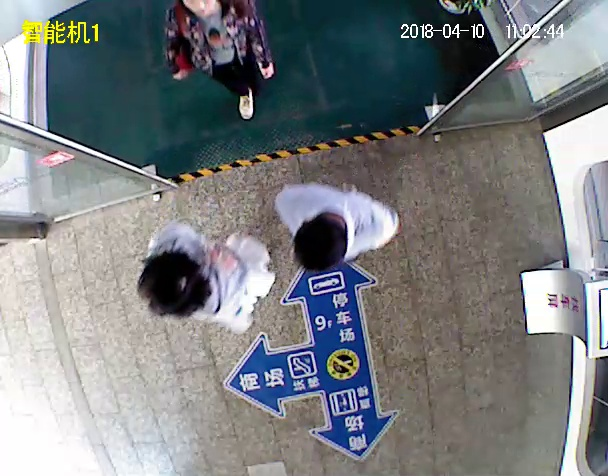
%> input picture 10337.jpg, 608 x 476 px
$ octave zhifang.m   (GNU Octave 9; MATLAB toolbox functions it lacks are replaced by stand-ins)
%> lines starting %> are read from the running program, lines starting %| are printed output that depends on the picture
sample = imread('10337.jpg');
%> sample is the input picture: size 476x608x3 uint8; mean R, G, B 123.1, 126.6, 129.2
imshow(sample);
[M,N]=size(sample);
%> M = 476; N = 1824
[counts,x]=imhist(sample,32);
%> counts = 32 values, max 60472 at index 14, min 14969 at index 4, mean 27132; x = 32 values from 0 to 255
counts=counts/M/N;
%> counts = 32 values, max 0.0697 at index 14, min 0.0172 at index 4, mean 0.0312
stem(x,counts);
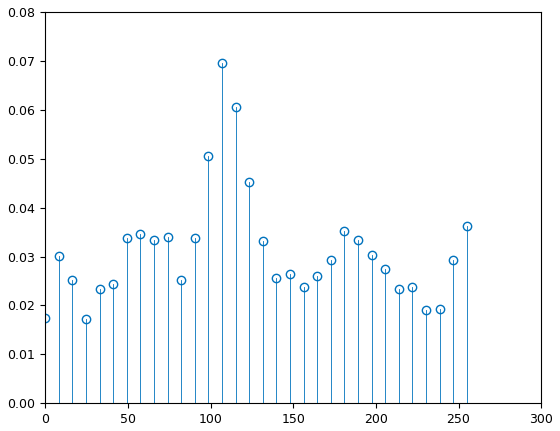
%> figure redrawn from the program's plot data; highest point at x = 106.9, y = 0.0697
histeqSample = histeq(sample);
 subplot(2,2,1);
 imshow(sample);  %原始图像
 subplot(2,2,2);
 stem(x,counts);  %原始图像直方图
subplot(2,2,3);
imshow(histeqSample); %均衡化处理后的图像
subplot(2,2,4);
[M,N]=size(histeqSample);
[counts,x]=imhist(histeqSample,32);
%> counts = 32 values, max 33905 at index 1, min 22777 at index 12, mean 27132
counts=counts/M/N;
%> counts = 32 values, max 0.0391 at index 1, min 0.0262 at index 12, mean 0.0312
stem(x,counts); %均衡化处理后图像直方图
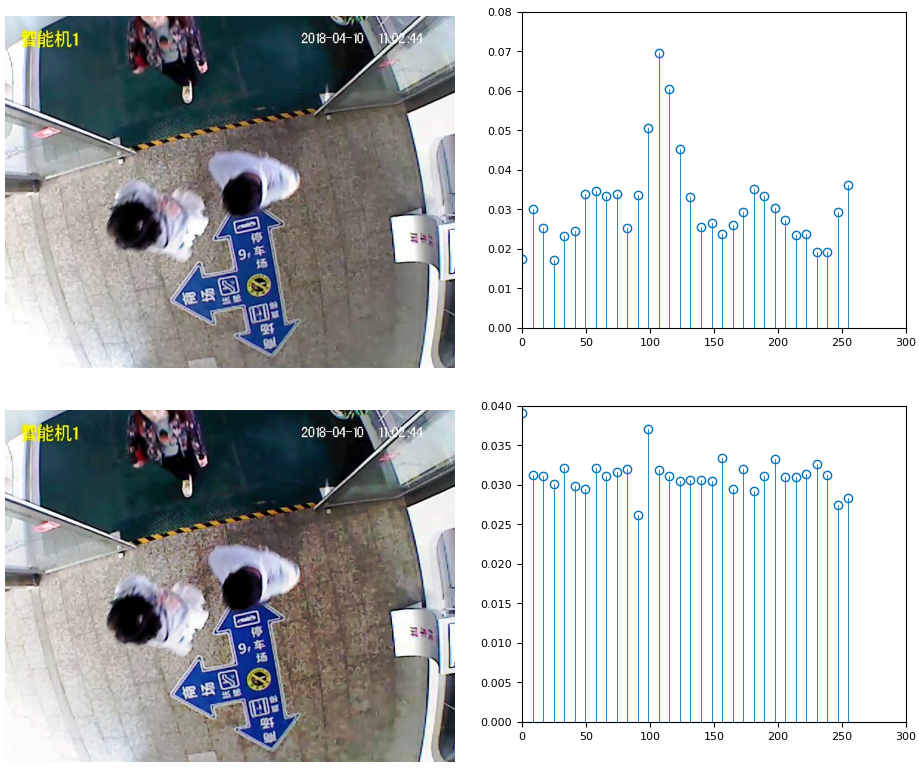
%> figure redrawn from the program's plot data, 4 panels

$ run again, with 微信图片_20180328180147.jpg copied over 10337.jpg
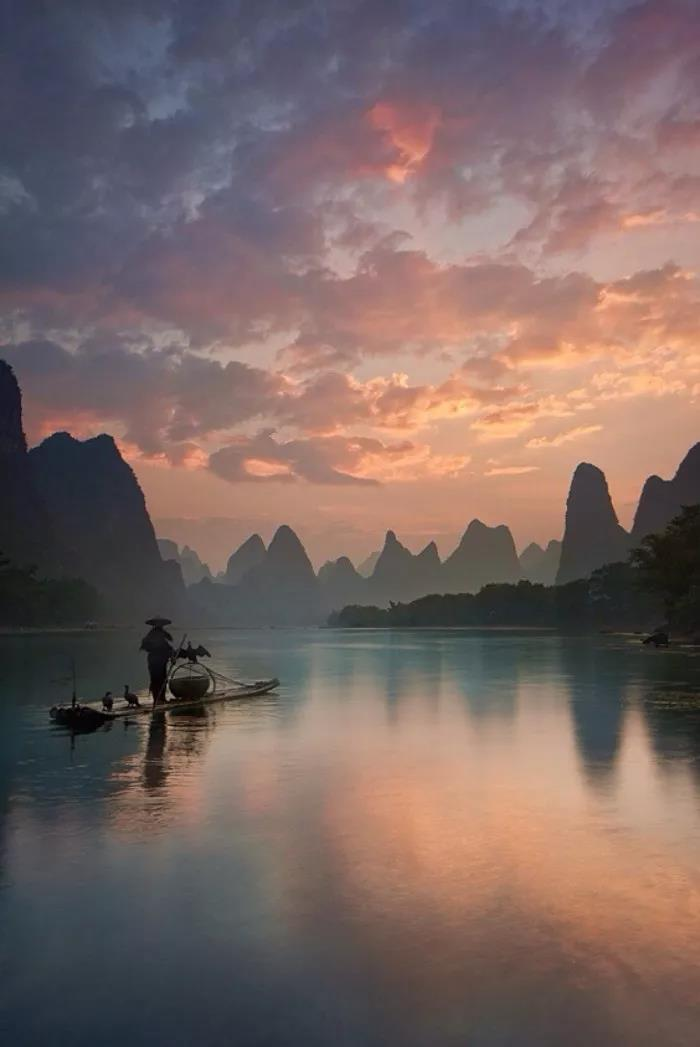
%> input picture 微信图片_20180328180147.jpg, 700 x 1047 px
%> sample is the input picture: size 1047x700x3 uint8; mean R, G, B 121.6, 102.2, 98.9
%> `[counts,x]=imhist(sample,32);`: counts = 32 values, max 183878 at index 14, min 1345 at index 1, mean 68709.4; x = 32 values from 0 to 255
%> `counts=counts/M/N;`: counts = 32 values, max 0.0836 at index 14, min 0.000612 at index 1, mean 0.0312
%> `histeqSample = histeq(sample);`:
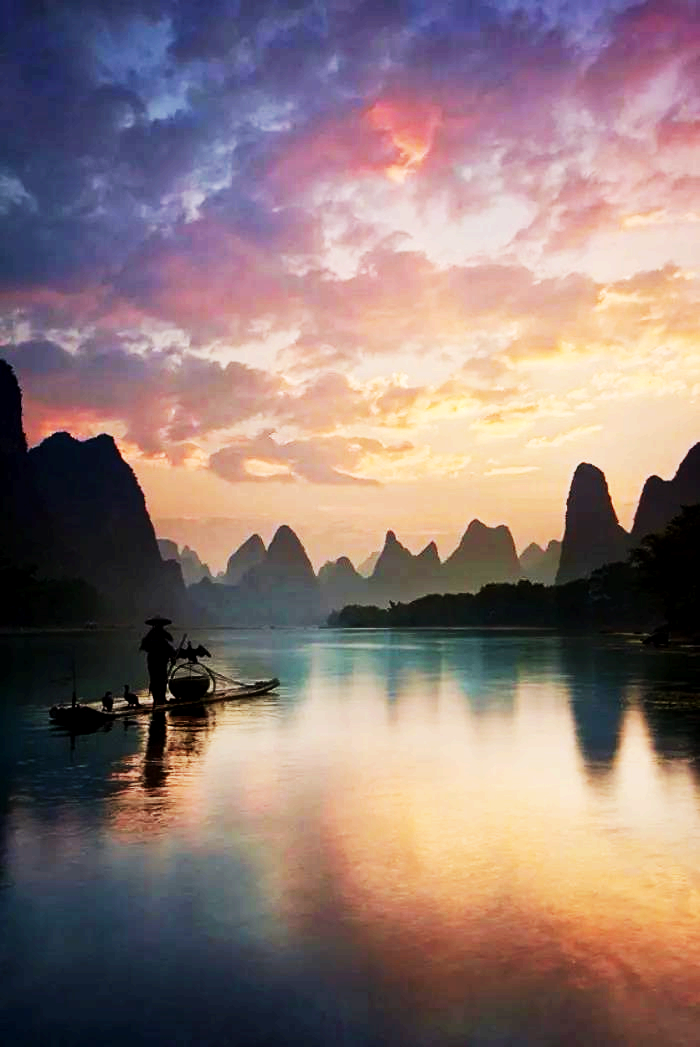
%> histeqSample: size 1047x700x3 uint8; mean R, G, B 141.3, 120.3, 117.5
%> `[counts,x]=imhist(histeqSample,32);`: counts = 32 values, max 85298 at index 20, min 53672 at index 32, mean 68709.4
%> `counts=counts/M/N;`: counts = 32 values, max 0.0388 at index 20, min 0.0244 at index 32, mean 0.0312
%> `stem(x,counts);`:
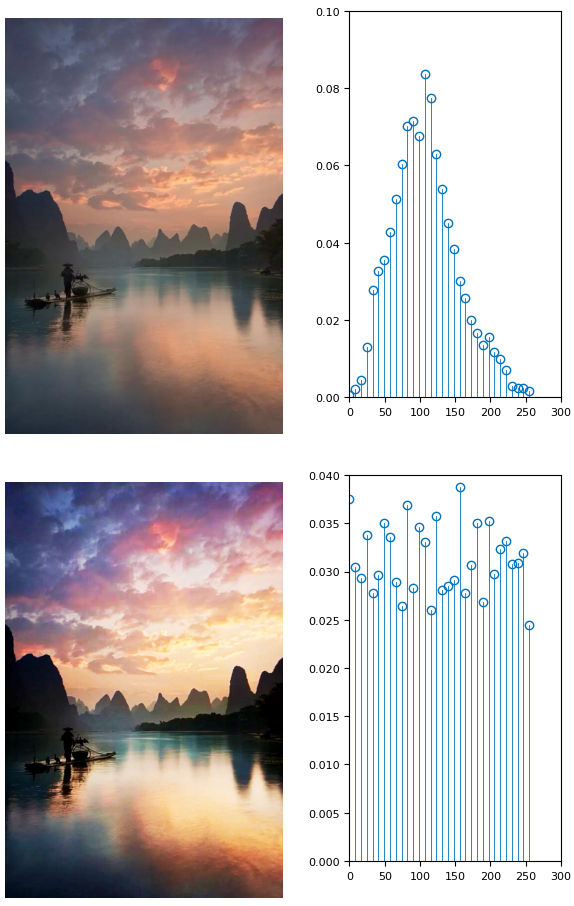
%> figure redrawn from the program's plot data, 4 panels
